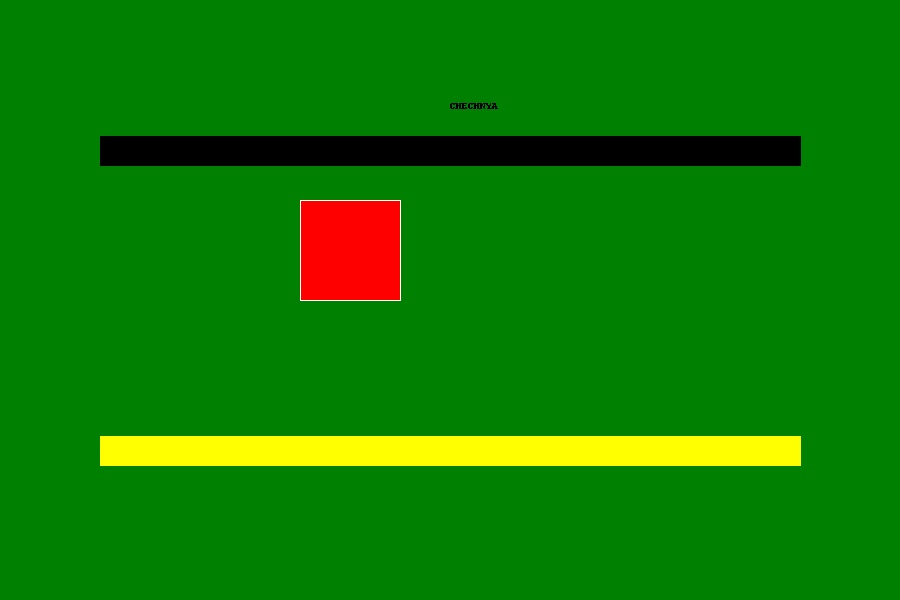

Source code (Python):
from PIL import Image, ImageDraw

# Пустой желтый фон.
im = Image.new('RGB', (900, 600), (0, 128, 0))
draw = ImageDraw.Draw(im)

draw.line(xy=((100, 150), (800, 150),), fill='black', width=30)

draw.line(xy=((100, 450), (800, 450),), fill='yellow', width=30)

draw.text((450, 100), 'CHECHNYA', fill='black', )

draw.rectangle((300, 300, 400, 200), fill='red', outline=(255, 255, 255))

im.save('draw.jpg', quality=95)
